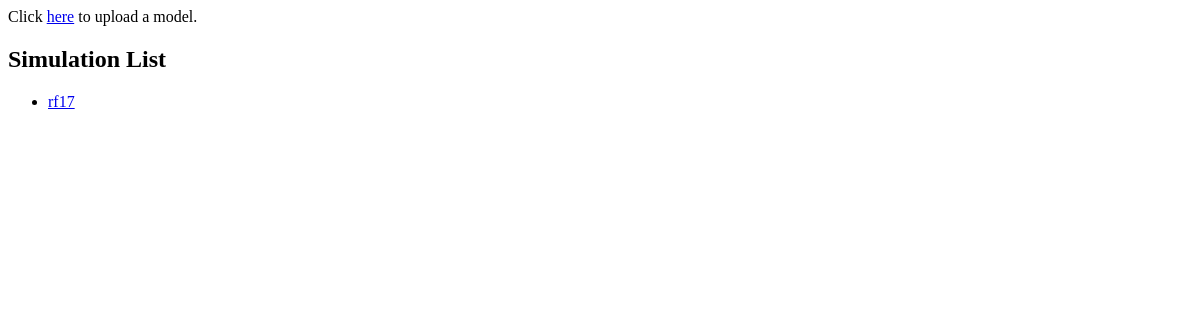
Before: /models/ with the older database file.
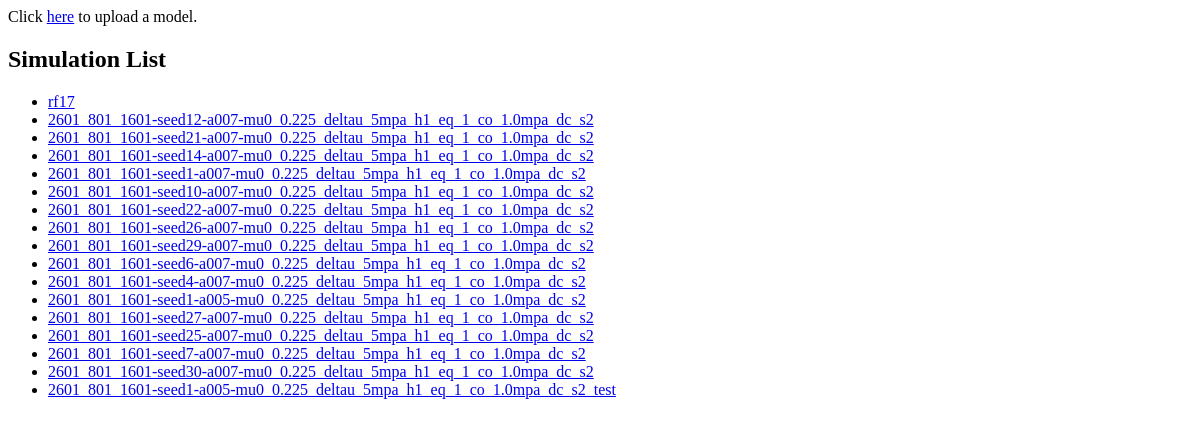
After: the same page with the newer database file.
### visualize/models.py (models this page shows, shortened)
class Simulation( models.Model ):
    user = models.CharField(max_length=200, blank=True)
    name = models.CharField(max_length=200, default='', null=True, blank=True, unique=True)
    upload_date = models.DateTimeField('upload date', blank=True, null=True)
    comments = models.TextField(default='', blank=True)

### visualize/views.py (the view)
def index(request):
    simulation_list = Simulation.objects.order_by('upload_date')
    context = {'simulation_list': simulation_list }
    return render( request, 'visualize/index.html', context )

### visualize/templates/visualize/index.html
<html>
<head>
</head>
<body>
Click <a href="{% url 'visualize:upload' %}">here</a> to upload a model.
<h2>Simulation List</h2>
{% if simulation_list %}
    <ul>
    {% for simulation in simulation_list %}
    <li><a href="{% url 'visualize:detail' simulation.id %}">{{ simulation.name }}</a></li>
    {% endfor %}
    </ul>
{% else %}
    <p>No simulations available.</p>
{% endif %}
</body>
</html>

Changed rows visible on the page:
added Simulation: name "2601_801_1601-seed12-a007-mu0_0.225_deltau_5mpa_h1_eq_1_co_1.0mpa_dc_s2"
added Simulation: name "2601_801_1601-seed21-a007-mu0_0.225_deltau_5mpa_h1_eq_1_co_1.0mpa_dc_s2"
added Simulation: name "2601_801_1601-seed14-a007-mu0_0.225_deltau_5mpa_h1_eq_1_co_1.0mpa_dc_s2"
added Simulation: name "2601_801_1601-seed1-a007-mu0_0.225_deltau_5mpa_h1_eq_1_co_1.0mpa_dc_s2"
added Simulation: name "2601_801_1601-seed10-a007-mu0_0.225_deltau_5mpa_h1_eq_1_co_1.0mpa_dc_s2"
added Simulation: name "2601_801_1601-seed22-a007-mu0_0.225_deltau_5mpa_h1_eq_1_co_1.0mpa_dc_s2"
added Simulation: name "2601_801_1601-seed26-a007-mu0_0.225_deltau_5mpa_h1_eq_1_co_1.0mpa_dc_s2"
added Simulation: name "2601_801_1601-seed29-a007-mu0_0.225_deltau_5mpa_h1_eq_1_co_1.0mpa_dc_s2"
added Simulation: name "2601_801_1601-seed6-a007-mu0_0.225_deltau_5mpa_h1_eq_1_co_1.0mpa_dc_s2"
added Simulation: name "2601_801_1601-seed4-a007-mu0_0.225_deltau_5mpa_h1_eq_1_co_1.0mpa_dc_s2"
added Simulation: name "2601_801_1601-seed1-a005-mu0_0.225_deltau_5mpa_h1_eq_1_co_1.0mpa_dc_s2"
added Simulation: name "2601_801_1601-seed27-a007-mu0_0.225_deltau_5mpa_h1_eq_1_co_1.0mpa_dc_s2"
added Simulation: name "2601_801_1601-seed25-a007-mu0_0.225_deltau_5mpa_h1_eq_1_co_1.0mpa_dc_s2"
added Simulation: name "2601_801_1601-seed7-a007-mu0_0.225_deltau_5mpa_h1_eq_1_co_1.0mpa_dc_s2"
added Simulation: name "2601_801_1601-seed30-a007-mu0_0.225_deltau_5mpa_h1_eq_1_co_1.0mpa_dc_s2"
added Simulation: name "2601_801_1601-seed1-a005-mu0_0.225_deltau_5mpa_h1_eq_1_co_1.0mpa_dc_s2_test"
